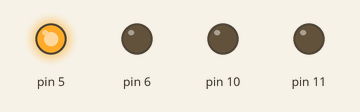
Recording of a sketch running on a simulated Arduino Uno, built with avr-gcc and run on an emulated ATmega328P. Parts: output pins drawn as LEDs (lit = HIGH).

Above: at 0.2 s.
At 7.2 s:
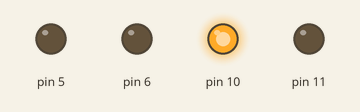
At 10.7 s:
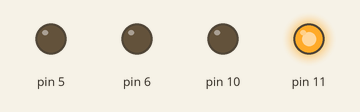
At 14.7 s:
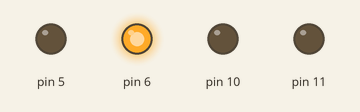
Timing chart, 0 to 15.6 s (numbered marks = the images above):
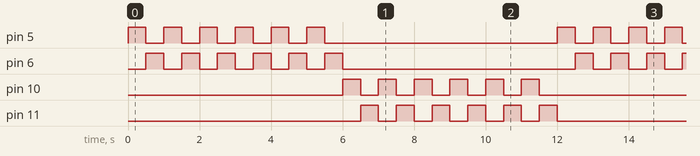

Measured:
- by itself, pin 5, pin 6, pin 10, pin 11: repeats every 12.0 s: 5 × (LOW 0.50 s, HIGH 0.50 s), LOW 6.5 s, HIGH 0.50 s
- by itself, everything shown: repeats every 12.0 s, in 25 steps

The sketch:

cyclevest.ino
```cpp
const unsigned char leftSignal = A2;
const unsigned char rightSignal = A3;
unsigned char leftbuttonState = 0;
unsigned char rightbuttonState = 0;
volatile unsigned int counter =0;

void setup() {
  pinMode(5, OUTPUT);
  pinMode(6, OUTPUT);
  pinMode(10, OUTPUT);
  pinMode(11, OUTPUT);
  pinMode(A2, INPUT);
  pinMode(A3, INPUT);
}

void loop(){
//  leftbuttonState = digitalRead(leftSignal);
//  rightbuttonState = digitalRead(rightSignal);
//  if (leftbuttonState == LOW)
//  {
//    digitalWrite(4, LOW);
//    digitalWrite(5, LOW);
//    while(counter <= 10)
//    {
//       counter ++;
//       digitalWrite(2, HIGH);
//       delay(100);
//       digitalWrite(2, LOW);
//       delay(100);
//    }
//    counter =0;
//  }

//  if (rightbuttonState == LOW)
//  {
//    while(counter <= 15)
//    {
//      counter ++;
//      digitalWrite(5, HIGH);
//      delay(500);
//      digitalWrite(6, LOW);
//      delay(500);
//    }
//    counter =0;
//  }

//  if((rightbuttonState ==HIGH)&&(leftbuttonState ==HIGH))
//  {
//    digitalWrite(9, HIGH);
//    delay(500);
//    digitalWrite(10, HIGH);
//    delay(500);
//  }
   for (int i=0; i <= 5; i++){
   digitalWrite(5,HIGH);
   digitalWrite(6,LOW);
   delay(500);
   digitalWrite(5,LOW);
   digitalWrite(6,HIGH);
   delay(500);
   }
   digitalWrite(5,LOW);
   digitalWrite(6,LOW);

   for (int i=0; i <= 5; i++){
   digitalWrite(10,HIGH);
   digitalWrite(11,LOW);
   delay(500);
   digitalWrite(10,LOW);
   digitalWrite(11,HIGH);
   delay(500);
   }
   digitalWrite(10,LOW);
   digitalWrite(11,LOW);
}
```
